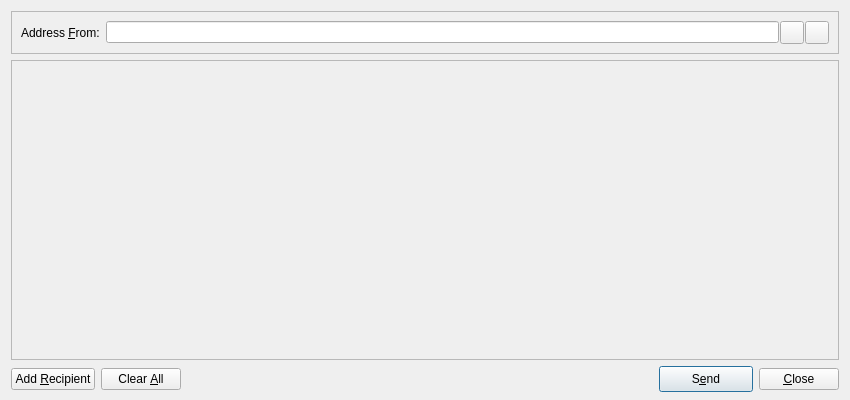
<?xml version="1.0" encoding="UTF-8"?>
<ui version="4.0">
 <class>SendMessagesDialog</class>
 <widget class="QDialog" name="SendMessagesDialog">
  <property name="geometry">
   <rect>
    <x>0</x>
    <y>0</y>
    <width>850</width>
    <height>400</height>
   </rect>
  </property>
  <property name="windowTitle">
   <string>Send Messages</string>
  </property>
  <layout class="QVBoxLayout" name="verticalLayout" stretch="0,1,0">
   <property name="bottomMargin">
    <number>8</number>
   </property>
   <item>
    <widget class="QFrame" name="frameAddressFrom">
     <property name="sizePolicy">
      <sizepolicy hsizetype="Expanding" vsizetype="Expanding">
       <horstretch>0</horstretch>
       <verstretch>0</verstretch>
      </sizepolicy>
     </property>
     <property name="maximumSize">
      <size>
       <width>16777215</width>
       <height>16777215</height>
      </size>
     </property>
     <property name="frameShape">
      <enum>QFrame::StyledPanel</enum>
     </property>
     <property name="frameShadow">
      <enum>QFrame::Sunken</enum>
     </property>
     <layout class="QHBoxLayout" name="horizontalLayout_3">
      <item>
       <widget class="QLabel" name="addressFromLabel">
        <property name="text">
         <string>Address &amp;From:</string>
        </property>
        <property name="buddy">
         <cstring>addressFrom</cstring>
        </property>
       </widget>
      </item>
      <item>
       <layout class="QHBoxLayout" name="horizontalLayout_4">
        <property name="spacing">
         <number>1</number>
        </property>
        <item>
         <widget class="QValidatedLineEdit" name="addressFrom"/>
        </item>
        <item>
         <widget class="QToolButton" name="addressBookButton">
          <property name="toolTip">
           <string>Choose address from address book</string>
          </property>
          <property name="text">
           <string/>
          </property>
          <property name="icon">
           <iconset resource="../bitcoin.qrc">
            <normaloff>:/icons/address-book</normaloff>:/icons/address-book</iconset>
          </property>
          <property name="shortcut">
           <string>Alt+A</string>
          </property>
         </widget>
        </item>
        <item>
         <widget class="QToolButton" name="pasteButton">
          <property name="toolTip">
           <string>Paste address from clipboard</string>
          </property>
          <property name="text">
           <string/>
          </property>
          <property name="icon">
           <iconset resource="../bitcoin.qrc">
            <normaloff>:/icons/editpaste</normaloff>:/icons/editpaste</iconset>
          </property>
          <property name="shortcut">
           <string>Alt+P</string>
          </property>
         </widget>
        </item>
       </layout>
      </item>
     </layout>
    </widget>
   </item>
   <item>
    <widget class="QScrollArea" name="scrollArea">
     <property name="widgetResizable">
      <bool>true</bool>
     </property>
     <widget class="QWidget" name="scrollAreaWidgetContents">
      <property name="geometry">
       <rect>
        <x>0</x>
        <y>0</y>
        <width>824</width>
        <height>272</height>
       </rect>
      </property>
      <layout class="QVBoxLayout" name="verticalLayout_2">
       <property name="leftMargin">
        <number>0</number>
       </property>
       <property name="topMargin">
        <number>0</number>
       </property>
       <property name="rightMargin">
        <number>0</number>
       </property>
       <property name="bottomMargin">
        <number>0</number>
       </property>
       <item>
        <layout class="QVBoxLayout" name="entries">
         <property name="spacing">
          <number>6</number>
         </property>
        </layout>
       </item>
       <item>
        <spacer name="verticalSpacer">
         <property name="orientation">
          <enum>Qt::Vertical</enum>
         </property>
         <property name="sizeHint" stdset="0">
          <size>
           <width>20</width>
           <height>40</height>
          </size>
         </property>
        </spacer>
       </item>
      </layout>
     </widget>
    </widget>
   </item>
   <item>
    <layout class="QHBoxLayout" name="horizontalLayout">
     <item>
      <widget class="QPushButton" name="addButton">
       <property name="toolTip">
        <string>Send to multiple recipients at once</string>
       </property>
       <property name="text">
        <string>Add &amp;Recipient</string>
       </property>
       <property name="icon">
        <iconset resource="../bitcoin.qrc">
         <normaloff>:/icons/add</normaloff>:/icons/add</iconset>
       </property>
       <property name="autoDefault">
        <bool>false</bool>
       </property>
      </widget>
     </item>
     <item>
      <widget class="QPushButton" name="clearButton">
       <property name="sizePolicy">
        <sizepolicy hsizetype="Minimum" vsizetype="Fixed">
         <horstretch>0</horstretch>
         <verstretch>0</verstretch>
        </sizepolicy>
       </property>
       <property name="toolTip">
        <string>Remove all transaction fields</string>
       </property>
       <property name="text">
        <string>Clear &amp;All</string>
       </property>
       <property name="icon">
        <iconset resource="../bitcoin.qrc">
         <normaloff>:/icons/remove</normaloff>:/icons/remove</iconset>
       </property>
       <property name="autoRepeatDelay">
        <number>300</number>
       </property>
       <property name="autoDefault">
        <bool>false</bool>
       </property>
      </widget>
     </item>
     <item>
      <spacer name="horizontalSpacer">
       <property name="orientation">
        <enum>Qt::Horizontal</enum>
       </property>
       <property name="sizeHint" stdset="0">
        <size>
         <width>40</width>
         <height>20</height>
        </size>
       </property>
      </spacer>
     </item>
     <item>
      <widget class="QPushButton" name="sendButton">
       <property name="minimumSize">
        <size>
         <width>94</width>
         <height>26</height>
        </size>
       </property>
       <property name="toolTip">
        <string>Confirm the send action</string>
       </property>
       <property name="text">
        <string>S&amp;end</string>
       </property>
       <property name="icon">
        <iconset resource="../bitcoin.qrc">
         <normaloff>:/icons/send</normaloff>:/icons/send</iconset>
       </property>
       <property name="default">
        <bool>true</bool>
       </property>
      </widget>
     </item>
     <item>
      <widget class="QPushButton" name="closeButton">
       <property name="text">
        <string>&amp;Close</string>
       </property>
       <property name="icon">
        <iconset resource="../bitcoin.qrc">
         <normaloff>:/icons/quit</normaloff>:/icons/quit</iconset>
       </property>
      </widget>
     </item>
    </layout>
   </item>
  </layout>
 </widget>
 <customwidgets>
  <customwidget>
   <class>QValidatedLineEdit</class>
   <extends>QLineEdit</extends>
   <header>qvalidatedlineedit.h</header>
  </customwidget>
 </customwidgets>
 <resources>
  <include location="../bitcoin.qrc"/>
 </resources>
 <connections/>
</ui>
